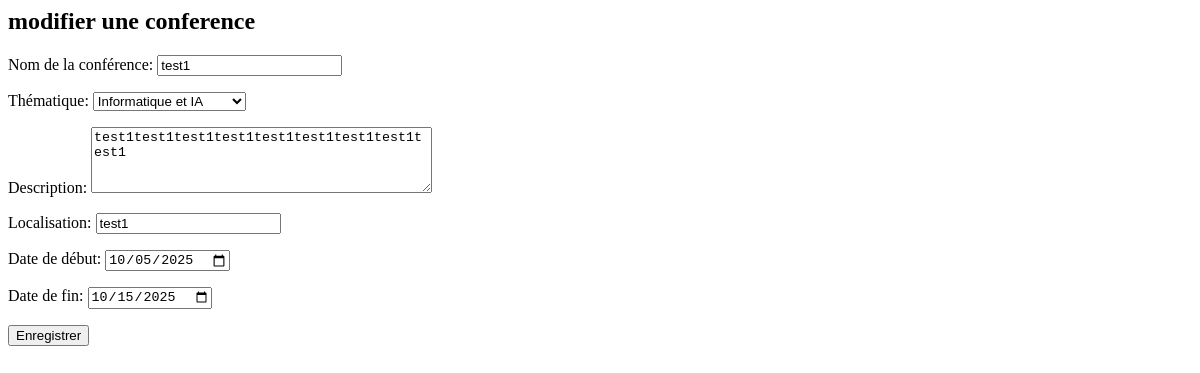
/Conferences/1/edit/ (signed in), run on an earlier commit of the app's database.
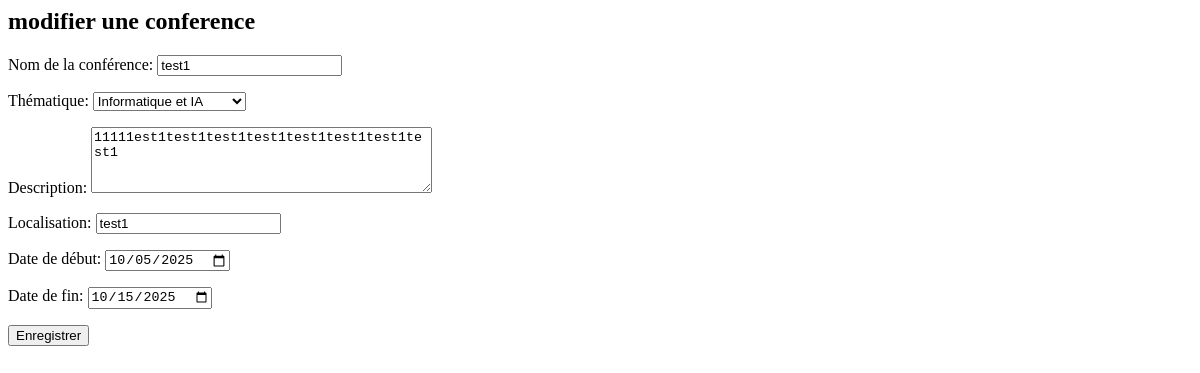
And on a later commit of the database.
### ConferenceAPP/models.py (models this page shows, shortened)
class Conference(models.Model):
    conference_id = models.AutoField(primary_key=True)
    name = models.CharField(max_length=255)
    description = models.TextField(validators=[
        MinLengthValidator(limit_value=30, message="La description doit contenir au minimum 30 caractères")
    ])
    location = models.CharField(max_length=255)
    THEME = [
        ("CS&IA", "Informatique et IA"),
        ("SS", "Sciences sociales"),
        ("SE", "Sciences et ingénierie"),
    ]
    theme = models.CharField(max_length=255, choices=THEME)
    start_date = models.DateField()
    end_date = models.DateField()
    created_at = models.DateTimeField(auto_now_add=True)
    updated_at = models.DateTimeField(auto_now=True)
    class Meta:
        db_table = "conferences"

### ConferenceAPP/views.py (the view, shortened to what this page needs)
# urls.py: path("<int:pk>/edit/", ConferenceUpdate.as_view(), name="Conference_edit"),
class ConferenceUpdate(LoginRequiredMixin, UpdateView):
    model = Conference
    form_class = ConferenceModel
    template_name = "Conference/conference_form.html"
    success_url = reverse_lazy("Conferencelist")
    def get_queryset(self):
        return Conference.objects.all()

### ConferenceAPP/forms.py
class ConferenceModel(forms.ModelForm):
    class Meta:
        model = Conference
        fields = ['name', 'theme', 'description', 'location', 'start_date', 'end_date']
        labels = {
            'name': "Nom de la conférence",
            'theme': "Thématique",
            'description': "Description",
            'location': "Localisation",
            'start_date': "Date de début",
            'end_date': "Date de fin",
        }
        widgets = {
            'name': forms.TextInput(attrs={'placeholder': 'EX - IA Summit 2025', 'class': 'form-control'}),
            'description': forms.Textarea(attrs={'rows': 4, 'class': 'form-control'}),
            'location': forms.TextInput(attrs={'placeholder': 'Tunis, Tunisie', 'class': 'form-control'}),
            'start_date': forms.DateInput(attrs={'type': 'date', 'class': 'form-control'}),
            'end_date': forms.DateInput(attrs={'type': 'date', 'class': 'form-control'}),
        }

### GestionConferance/Template/Conference/Conference_form.html (shortened to what this page needs)
{% if view.object.pk %}
<h2>modifier une conference</h2>
{% else %}
<h2>Ajouter une Conference</h2>
{% endif %}
<form method="post">
    {{form.as_p}}
    <button type="submit">Enregistrer</button>
</form>

What changed in the data, as far as the page shows it:
changed Conference "test1": description "test1test1test1test1test1test1test1test1test1" → "11111est1test1test1test1test1test1test1test1"
